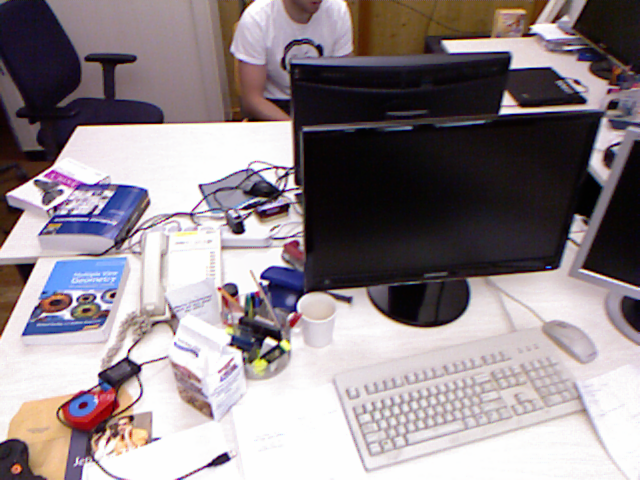
//> input picture image/1.png, 640 x 480 px
$ ./ransac ../image/1.png ../image/2.png ../image/2.png ../image/2.png   (built with g++ and OpenCV 4)
//> lines starting //> are read from the running program, lines starting //| are printed output that depends on the picture
### src/ransac.h
#include <iostream>
#include <vector>
#include <opencv2/core/core.hpp>
#include <opencv2/features2d/features2d.hpp>
#include <opencv2/imgproc/imgproc.hpp>
#include <opencv2/highgui/highgui.hpp>
#include <opencv2/calib3d/calib3d.hpp>


#define camera_factor 50000.0
#define camera_fx 517.3
#define camera_fy 516.5
#define camera_cx 318.6
#define camera_cy 255.3
// [28 lines left out: function compute3dPosition, not called in this run]

### src/matcher.h
// [16 lines of licence text are left out]

#if !defined MATCHER_H
#define MATCHER_H

#include <vector>
#include <opencv2/core/core.hpp>
#include <opencv2/imgproc/imgproc.hpp>
#include <opencv2/highgui/highgui.hpp>
#include <opencv2/features2d/features2d.hpp>
#include "opencv2/legacy/legacy.hpp"
#include "opencv2/nonfree/nonfree.hpp"

class RobustMatcher {

  private:

	  // pointer to the feature point detector object
	  cv::Ptr<cv::FeatureDetector> detector;
	  // pointer to the feature descriptor extractor object
	  cv::Ptr<cv::DescriptorExtractor> extractor;
	  float ratio; // max ratio between 1st and 2nd NN
	  bool refineF; // if true will refine the F matrix
	  double distance; // min distance to epipolar
	  double confidence; // confidence level (probability)

  public:

	  RobustMatcher() : ratio(0.65f), refineF(true), confidence(0.99), distance(3.0) {

		  // SURF is the default feature
		  detector= new cv::SurfFeatureDetector();
		  extractor= new cv::SurfDescriptorExtractor();
	  }

	  // Set the feature detector
	  // [236 lines left out: functions setFeatureDetector, setDescriptorExtractor, setMinDistanceToEpipolar, setConfidenceLevel, setRatio, refineFundamental and 4 more, not called in this run]
};

#endif

### src/ransac.cpp
// match.cpp : 定义控制台应用程序的入口点。
//

//#include "stdafx.h"
#include "matcher.h"
#include "ransac.h"
//#include "function.h"
#include <iostream>
#include <fstream>
//#include <vector>
#include <cmath>
// [4 lines of commented-out code are left out]
#include <opencv2/calib3d/calib3d.hpp>
//#include "opencv2/legacy/legacy.hpp"
//#include "opencv2/nonfree/nonfree.hpp"

double dist(cv::Point3f p1,cv::Point3f p2);

int main(int argc,char **argv)
{
	// Read input images
	char* str1;
	char* str2;
	char* str3;
	char* str4;
	str1 = argv[1]; str2 = argv[2];
	str3 = argv[3]; str4 = argv[4];
	cv::Mat image1 = cv::imread(str1,0);
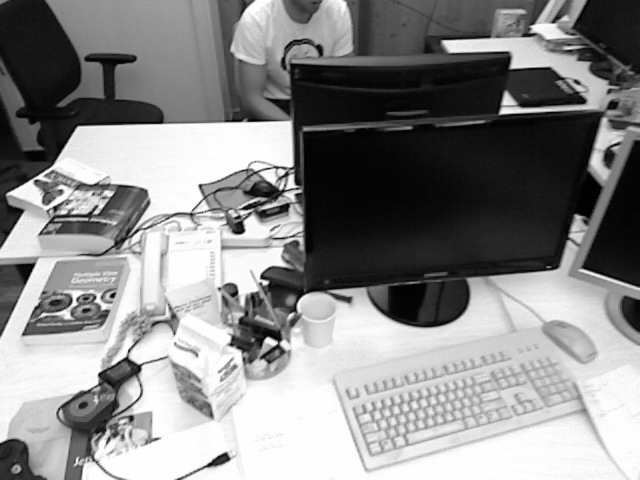
//> image1: 480 rows x 640 cols, CV_8UC1; min 1, max 254, mean 137.6
	cv::Mat image2 = cv::imread(str2,0);
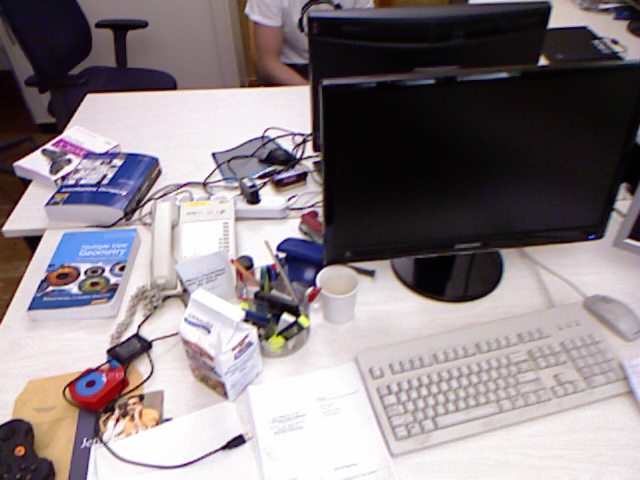
//> input picture image/2.png, 640 x 480 px
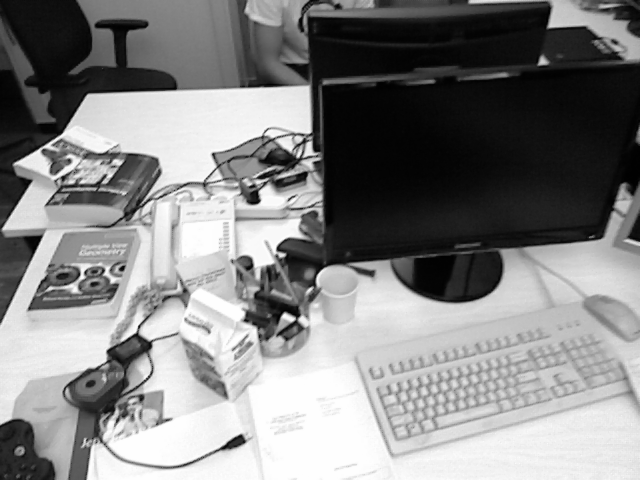
//> image2: 480 rows x 640 cols, CV_8UC1; min 1, max 254, mean 132.5
	cv::Mat imageD1 = cv::imread(str3,CV_LOAD_IMAGE_ANYDEPTH);
	cv::Mat imageD2 = cv::imread(str4,CV_LOAD_IMAGE_ANYDEPTH);
// [4 lines of commented-out code are left out]
	if (!image1.data || !image2.data)
	{
		std::cout<<"Cannt load the image data!\n";
		return 0;
	}

    // [7 lines of commented-out code are left out]
//> (the run ends here: the program needs code that is not available in this run, at `detector= new cv::SurfFeatureDetector();`)
